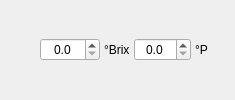
            <widget class="QWidget" name="wdgHefestarter" native="true">
             <layout class="QHBoxLayout" name="horizontalLayout_4">
              <property name="spacing">
               <number>4</number>
              </property>
              <property name="leftMargin">
               <number>0</number>
              </property>
              <property name="topMargin">
               <number>0</number>
              </property>
              <property name="rightMargin">
               <number>0</number>
              </property>
              <property name="bottomMargin">
               <number>0</number>
              </property>
              <item>
               <spacer name="horizontalSpacer_23">
                <property name="orientation">
                 <enum>Qt::Orientation::Horizontal</enum>
                </property>
                <property name="sizeHint" stdset="0">
                 <size>
                  <width>40</width>
                  <height>20</height>
                 </size>
                </property>
               </spacer>
              </item>
              <item>
               <widget class="DoubleSpinBox" name="tbSWHefestarterBrix">
                <property name="minimumSize">
                 <size>
                  <width>60</width>
                  <height>0</height>
                 </size>
                </property>
                <property name="maximumSize">
                 <size>
                  <width>60</width>
                  <height>16777215</height>
                 </size>
                </property>
                <property name="toolTip">
                 <string>&lt;html&gt;&lt;head/&gt;&lt;body&gt;&lt;p&gt;&lt;span style=&quot; font-weight:700;&quot;&gt;Stammwürze in Brix&lt;/span&gt; des &lt;span style=&quot; font-weight:700;&quot;&gt;Hefestarters&lt;/span&gt;.&lt;/p&gt;&lt;p&gt;&lt;span style=&quot; font-weight:700; color:#ff0000;&quot;&gt;Achtung: &lt;/span&gt;Das ist der gleiche Wert, wie im Reiter Rezept. Eine Änderung hier wirkt sich geringfügig auf die Berechnung der erforderlichen Schüttungsmenge und Hautpusses aus.&lt;/p&gt;&lt;/body&gt;&lt;/html&gt;</string>
                </property>
                <property name="alignment">
                 <set>Qt::AlignmentFlag::AlignCenter</set>
                </property>
                <property name="decimals">
                 <number>1</number>
                </property>
                <property name="singleStep">
                 <double>0.100000000000000</double>
                </property>
               </widget>
              </item>
              <item>
               <widget class="QLabel" name="label_179">
                <property name="text">
                 <string notr="true">°Brix</string>
                </property>
               </widget>
              </item>
              <item>
               <widget class="DoubleSpinBoxSud" name="tbSWHefestarter">
                <property name="toolTip">
                 <string>&lt;html&gt;&lt;head/&gt;&lt;body&gt;&lt;p&gt;&lt;span style=&quot; font-weight:700;&quot;&gt;Stammwürze&lt;/span&gt; des &lt;span style=&quot; font-weight:700;&quot;&gt;Hefestarters&lt;/span&gt;.&lt;/p&gt;&lt;p&gt;&lt;span style=&quot; font-weight:700; color:#ff0000;&quot;&gt;Achtung: &lt;/span&gt;Das ist der gleiche Wert, wie im Reiter Rezept. Eine Änderung hier wirkt sich geringfügig auf die Berechnung der erforderlichen Schüttungsmenge und Hautpusses aus.&lt;/p&gt;&lt;/body&gt;&lt;/html&gt;</string>
                </property>
                <property name="alignment">
                 <set>Qt::AlignmentFlag::AlignCenter</set>
                </property>
                <property name="decimals">
                 <number>1</number>
                </property>
                <property name="singleStep">
                 <double>0.100000000000000</double>
                </property>
               </widget>
              </item>
              <item>
               <widget class="QLabel" name="label_54">
                <property name="minimumSize">
                 <size>
                  <width>40</width>
                  <height>0</height>
                 </size>
                </property>
                <property name="text">
                 <string notr="true">°P</string>
                </property>
               </widget>
              </item>
             </layout>
            </widget>
